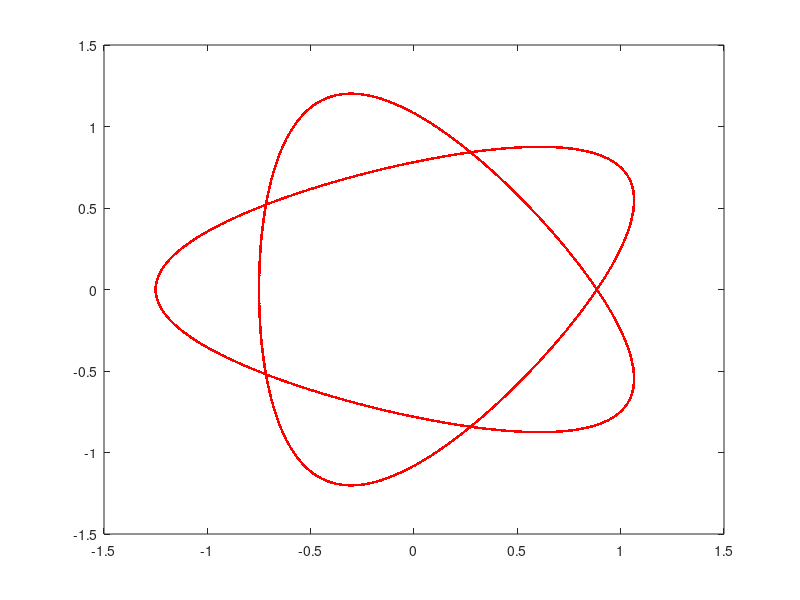
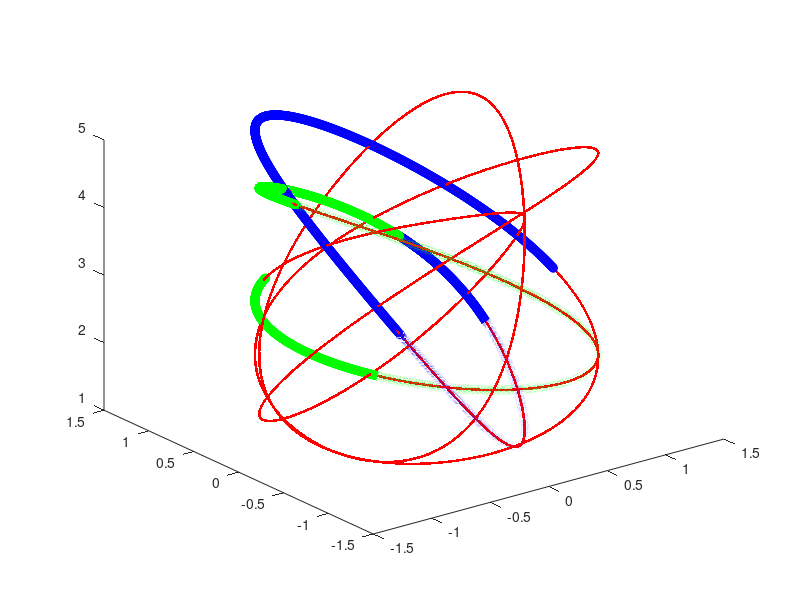

These charts were generated, in order, by the following MATLAB code:
clear all;
close all;
clc;
% pkg load signal;
Fold=5;
N=12000;
t=2*pi*[0:N-1]'/N;

k=1;

e=exp(1i*Fold*t)-1i/4*exp(1i*-2*Fold*t);
e=e.*exp(1i*k*t);
x=real(e);
y=imag(e);
figure;plot(x,y,'r.')
z=sin(Fold*t)*2+3;
figure;plot3(x,y,z,'r.')
hold on
plot3(x(1:N/Fold),y(1:N/Fold),z(1:N/Fold),'bo')
plot3(x(N/Fold+1:2*N/Fold),y(N/Fold+1:2*N/Fold),z(N/Fold+1:2*N/Fold),'go')
hold off